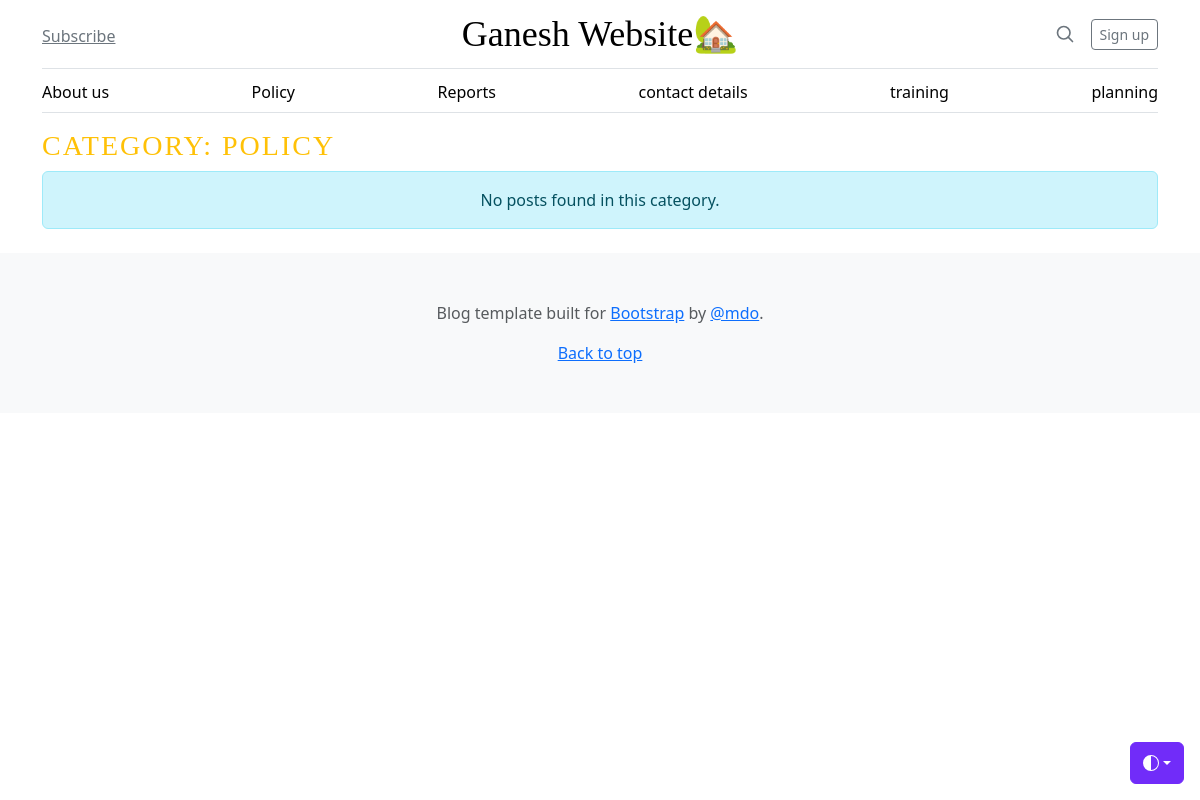
Before: /category/2/ with the older database file.
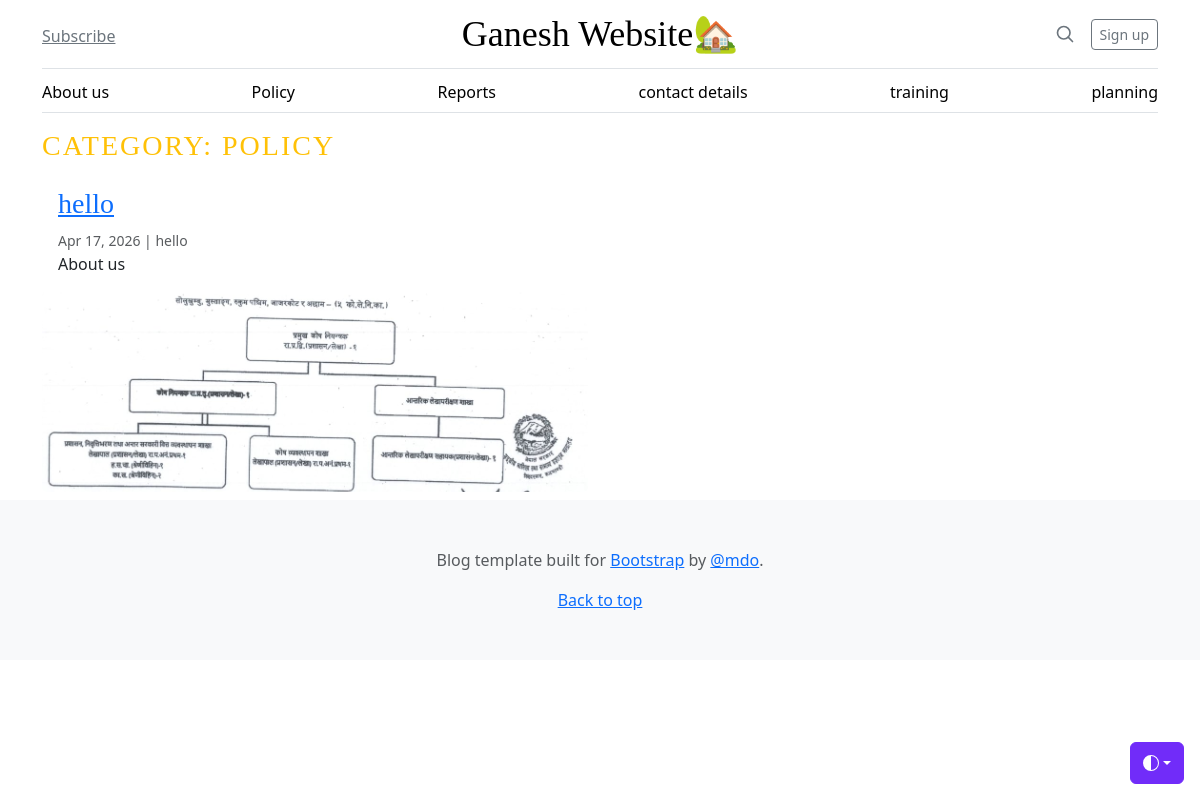
After: the same page with the newer database file.
### blog/models.py (models this page shows, shortened)
class Category(models.Model):
    title = models.CharField(max_length=100)
    name = models.CharField(max_length=100)
    created_at = models.DateTimeField(auto_now_add=True)
    updated_at = models.DateTimeField(auto_now=True)

class Blog(models.Model):
    title = models.CharField(max_length=200, null=True, blank=True)
    slug = models.SlugField(unique=True)
    category = models.ForeignKey(Category, on_delete=models.CASCADE)
    author = models.CharField(max_length=100)
    featured_image = models.ImageField(upload_to='blog_images/', null=True, blank=True)
    short_description = models.CharField(max_length=255)
    blog_body = models.TextField()
    status = models.IntegerField(choices=STATUS_CHOICES, default=0)
    featured_post = models.BooleanField(default=False, null=True, blank=True)
    created_at = models.DateTimeField(auto_now_add=True)
    updated_at = models.DateTimeField(auto_now=True)

### blog/views.py (the view)
# urls.py: path('<int:category_id>/', views.post_by_category,
def post_by_category(request, category_id):
    posts = Blog.objects.filter(category_id=category_id, status=1)
    category = get_object_or_404(Category, id=category_id)
    context = {
        'posts': posts,
        'category': category,
    }
    return render(request, 'post_by_category.html', context)

### blog/context_processor.py (called while the page is built)
def get_categories(request):
    categories = Category.objects.all()
    return dict(categories=categories)

### templates/post_by_category.html (shortened to what this page needs)
{% extends "base.html" %} {% block content %}
<div class="container">
  <h3 class="text-uppercase text-warning" style="letter-spacing: 2px">
    Category: {{ category.name }}
  </h3>
  <div class="row mb-2">
    {% if posts %} {% for post in posts %}
    <div class="col-md-6">
      <div class="card border-0">
        <div class="card-body">
          <h3><a href="#"> {{ post.title }} </a></h3>
          <small class="mb-1 text-muted"
            >{{ post.created_at|date:"M d, Y" }} | {{ post.author }}</small
          >
          <p class="card-text">
            {{ post.short_description | truncatewords:10 }}
          </p>
        </div>
        <img
          src="{{ post.featured_image.url }}"
          class="card-img-bottom"
          alt="{{ post.title }}"
          style="height: 200px; object-fit: cover;">
      </div>
    </div>
    {% endfor %} {% else %}
    <div class="col-12">
      <div class="alert alert-info text-center" role="alert">
        No posts found in this category.
      </div>
    </div>
    {% endif %}
  </div>
</div>
{% endblock %}

### templates/base.html (shortened to what this page needs)
{% load static %}
<!doctype html>
<html lang="en" data-bs-theme="auto">
  <head>
    <link href="{% static 'css/bootstrap.min.css' %}" rel="stylesheet" />
    <link href="blog.css" rel="stylesheet" />
  </head>
  <body>
    <div
      class="dropdown position-fixed bottom-0 end-0 mb-3 me-3 bd-mode-toggle"
    >
      <button
        class="btn btn-bd-primary py-2 dropdown-toggle d-flex align-items-center"
        id="bd-theme"
        type="button"
        aria-expanded="false"
        data-bs-toggle="dropdown"
        aria-label="Toggle theme (auto)"
      >
        <svg class="bi my-1 theme-icon-active" aria-hidden="true">
          <use href="#circle-half"></use>
        </svg>
      </button>
    </div>
    <div class="container">
      <header class="border-bottom lh-1 py-3">
        <div class="row flex-nowrap justify-content-between align-items-center">
          <div class="col-4 pt-1">
            <a class="link-secondary" href="#">Subscribe</a>
          </div>
          <div class="col-4 text-center">
            <a
              class="blog-header-logo text-body-emphasis text-decoration-none"
              href="{% url 'home' %}"
              >Ganesh Website🏡</a
            >
          </div>
          <div class="col-4 d-flex justify-content-end align-items-center">
            <a class="link-secondary" href="#" aria-label="Search">
              <svg
                xmlns="http://www.w3.org/2000/svg"
                width="20"
                height="20"
                fill="none"
                stroke="currentColor"
                stroke-linecap="round"
                stroke-linejoin="round"
                stroke-width="2"
                class="mx-3"
                role="img"
                viewBox="0 0 24 24"
              >
                <title>Search</title>
                <circle cx="10.5" cy="10.5" r="7.5"></circle>
                <path d="M21 21l-5.2-5.2"></path>
              </svg>
            </a>
            <a class="btn btn-sm btn-outline-secondary" href="#">Sign up</a>
          </div>
        </div>
      </header>
      <div class="nav-scroller py-1 mb-3 border-bottom">
        <nav class="nav nav-underline justify-content-between">
          {% for category in categories %}
          <a class="nav-item nav-link link-body-emphasis" href="{% url 'post_by_category' category.id %}"
            >{{ category.name }}</a
          >
          {% endfor %}
        </nav>
      </div>
    </div>
    {% block content %} {% endblock %}
    <footer class="py-5 text-center text-body-secondary bg-body-tertiary">
      <p>
        Blog template built for
        <a href="https://getbootstrap.com/">Bootstrap</a> by
        <a href="https://x.com/mdo">@mdo</a>.
      </p>
      <p class="mb-0"><a href="#">Back to top</a></p>
    </footer>
  </body>
</html>

Changed rows visible on the page:
added Blog: title "hello", created_at "Apr 17, 2026", author "hello", short_description "About us", featured_image (picture)
Other visible differences:
text no longer shown: "No posts found in this category."
